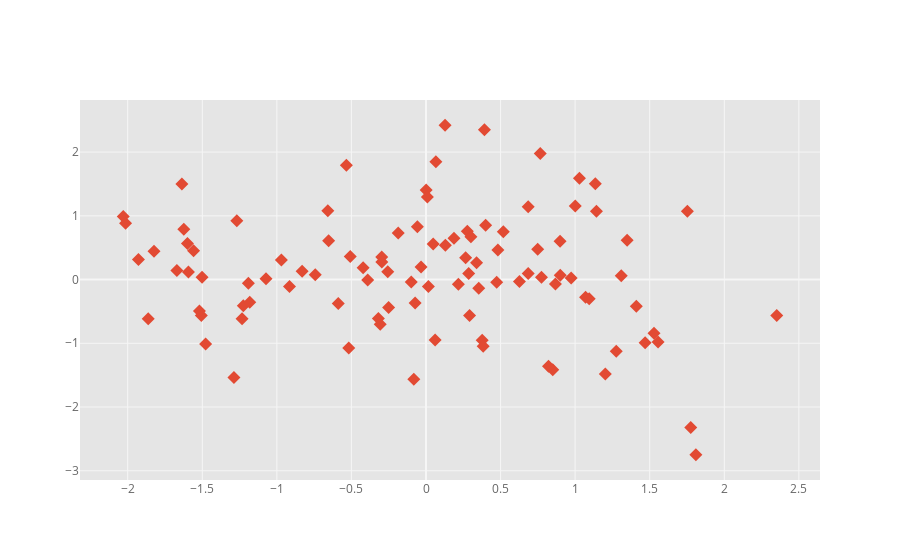

Notebook code for this chart:
### Code cell
df.iplot(kind='scatter',x='A',y='B',mode='markers',size=10, symbol='diamond',theme ='ggplot')
